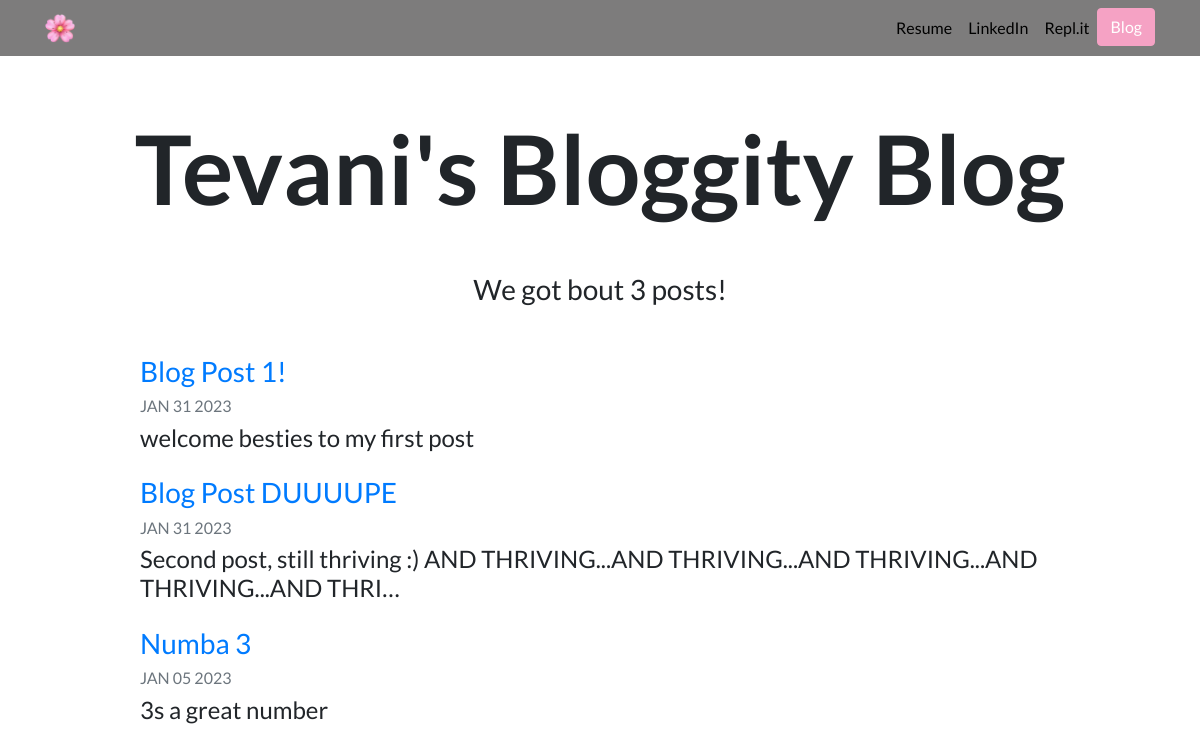
Screenshot of /blog/ with the database file from the repository.
### blog/models.py (models this page shows, shortened)
class Blog(models.Model):
	blogTitle = models.CharField(max_length=200)
	datePosted = models.DateField(auto_now=False, auto_now_add=False)
	blogContent = models.TextField()

### blog/views.py (the view)
# urls.py: path('', views.allBlogs, name="allBlogs"),
def allBlogs(request):
	blogs = Blog.objects.all()
	return render(request, 'blog/allBlogs.html', {'blogs':blogs} )

### blog/templates/blog/allBlogs.html
{% extends 'portfolio/basePage.html'%}
{% block content%}
<h1 id="blogtitle" class="font-weight-bold text-center"> Tevani's Bloggity Blog </h1>
<h3 class="text-center m-5"> We got bout {{blogs.count}} post{{blogs.count|pluralize}}!</h3>
{%for i in blogs%}
<div class="row justify-content-center my-3">
  <div class="col-md-10">
	<a href = "{% url 'blog:detail' i.id %}">
		<h3>{{i.blogTitle}}</h3>
	</a>
	<h6 class="text-muted">{{i.datePosted|date:'M d Y'|upper}}</h6>
	<h4>{{i.blogContent|truncatechars:100}}</h4>
	</div>
</div>
{%endfor%}
{% endblock%}

### portfolio/static/portfolio/custom.css (style rules this page uses)
body { font-family: 'Lato', sans-serif; }
#blogtitle { font-size: 6rem; margin:30px; }

### rows the page displays
Blog: blogTitle "Blog Post 1!", datePosted "JAN 31 2023", blogContent "welcome besties to my first post"
Blog: blogTitle "Blog Post DUUUUPE", datePosted "JAN 31 2023", blogContent "Second post, still thriving :) AND THRIVING...AND THRIVING...AND THRIVING...AND THRIVING...AND THRI…"
Blog: blogTitle "Numba 3", datePosted "JAN 05 2023", blogContent "3s a great number"

### other values shown
{{ blogs.count }} "3"
